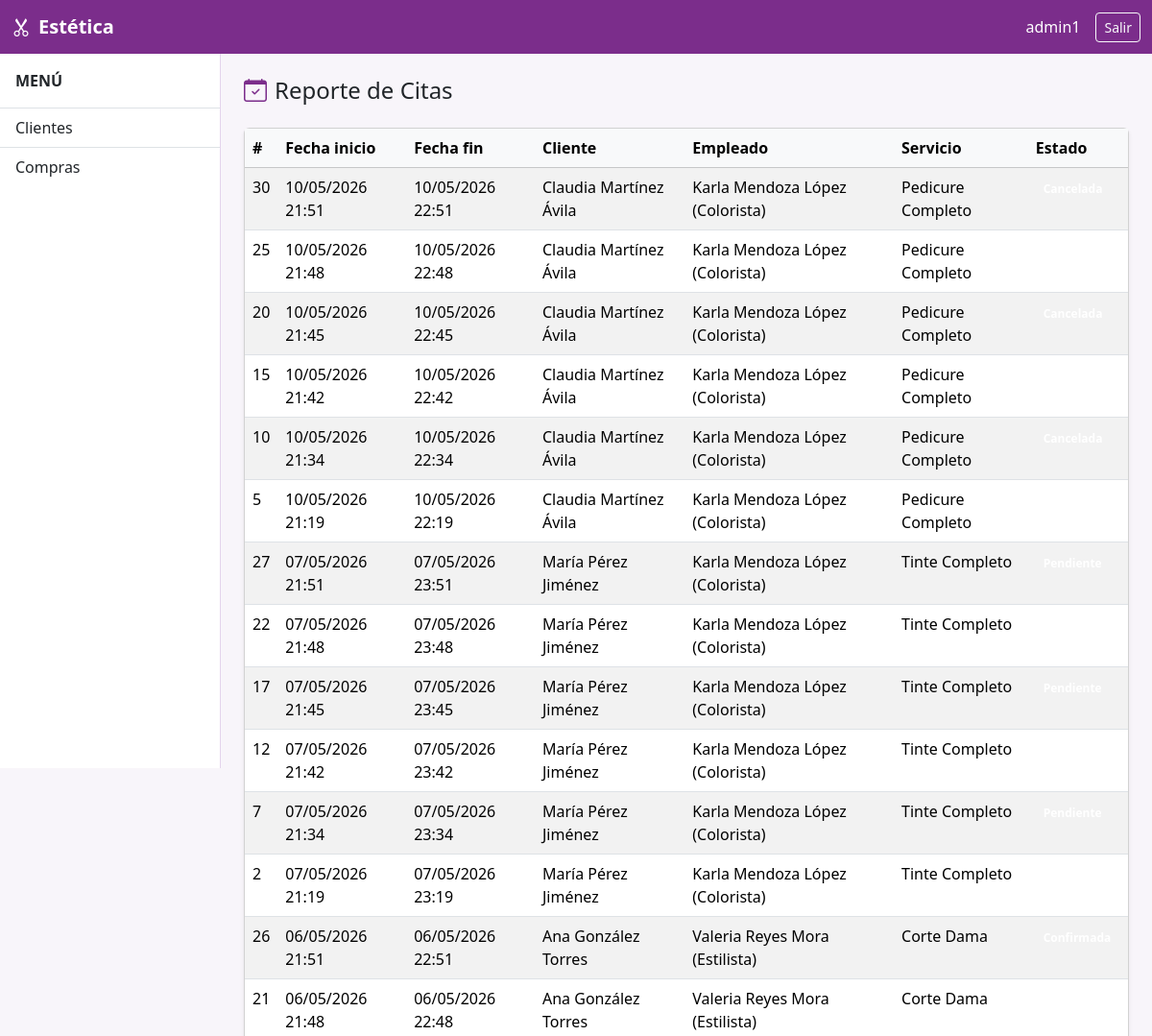
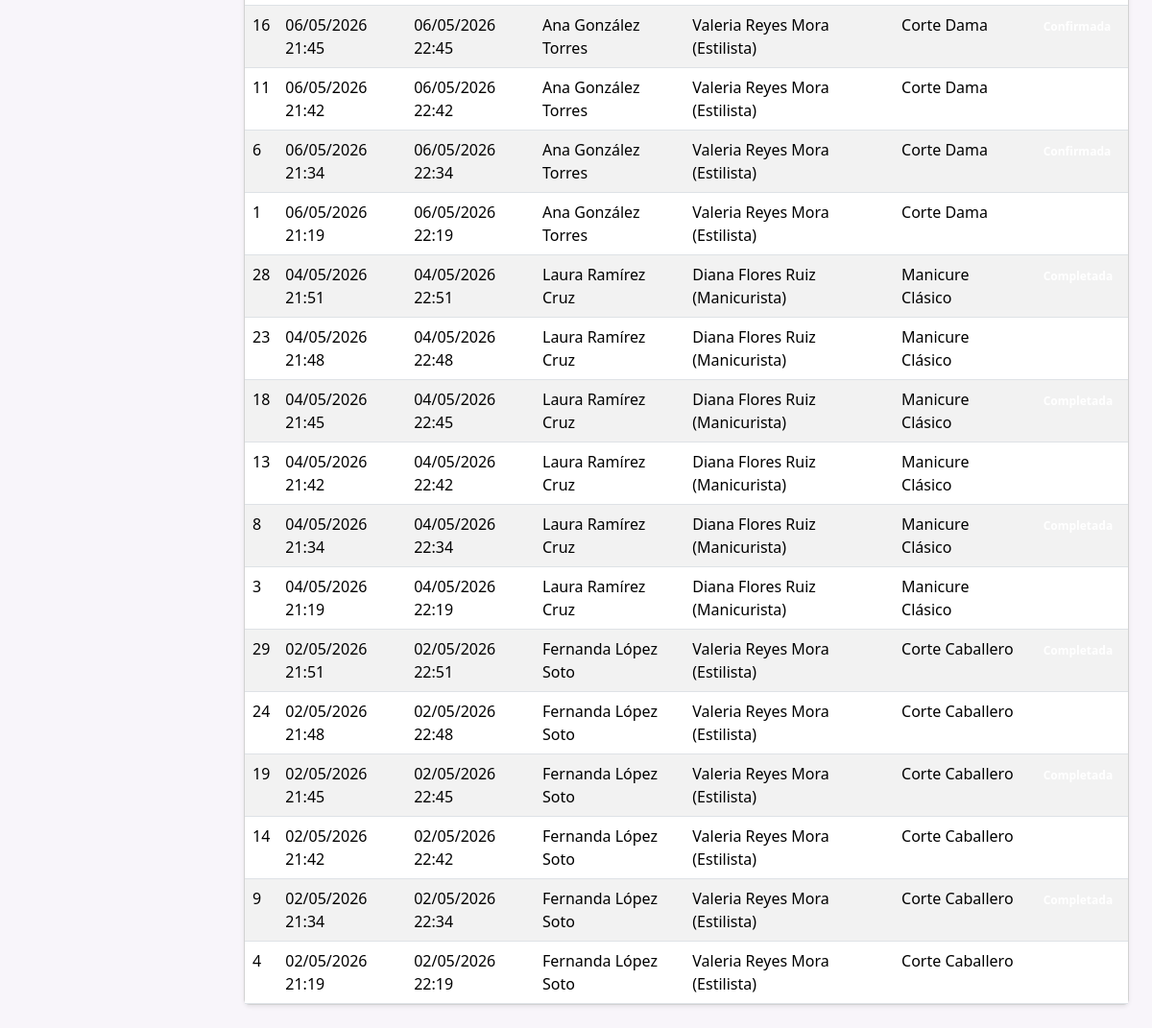
Page /reportes/citas/ (signed in) on the committed database (2 pictures, top to bottom).
### apps/operaciones/models.py (models this page shows, shortened)
class Cita(models.Model):
    ESTADO_CHOICES = [
        ('pendiente', 'Pendiente'),
        ('confirmada', 'Confirmada'),
        ('completada', 'Completada'),
        ('cancelada', 'Cancelada'),
    ]
    cliente = models.ForeignKey(Cliente, on_delete=models.CASCADE, related_name='citas')
    empleado = models.ForeignKey(Empleado, on_delete=models.CASCADE, related_name='citas')
    servicio = models.ForeignKey(Servicio, on_delete=models.CASCADE, related_name='citas')
    fecha_inicio = models.DateTimeField()
    fecha_fin = models.DateTimeField()
    duracion_horas = models.FloatField(default=1.0, verbose_name='Duración estimada (horas)')
    estado = models.CharField(max_length=20, choices=ESTADO_CHOICES, default='pendiente')
    activo = models.BooleanField(default=True)
    permitir_multiple = models.BooleanField(
        default=False,
        verbose_name='Permitir horario compartido',
        help_text='Marcar si el cliente necesita más de un servicio en este bloque'
    )
    class Meta:
        verbose_name = 'Cita'
        verbose_name_plural = 'Citas'
        ordering = ['-fecha_inicio']

### apps/clientes/models.py (models this page shows, shortened)
class Cliente(models.Model):
    nombre = models.CharField(max_length=50)
    telefono = models.CharField(max_length=50)
    email = models.CharField(max_length=100, blank=True)
    fecha_registro = models.DateTimeField(auto_now_add=True)
    activo = models.BooleanField(default=True)
    class Meta:
        verbose_name = 'Cliente'
        verbose_name_plural = 'Clientes'
        ordering = ['nombre']
    def __str__(self):
        return self.nombre

### apps/empleados/models.py (models this page shows, shortened)
class Empleado(models.Model):
    ROL_CHOICES = [
        ('estilista', 'Estilista'),
        ('colorista', 'Colorista'),
        ('manicurista', 'Manicurista'),
        ('recepcionista', 'Recepcionista'),
        ('gerente', 'Gerente'),
    ]
    nombre = models.CharField(max_length=50)
    telefono = models.CharField(max_length=50)
    rol = models.CharField(max_length=50, choices=ROL_CHOICES)
    fecha_ingreso = models.DateField()
    activo = models.BooleanField(default=True)
    class Meta:
        verbose_name = 'Empleado'
        verbose_name_plural = 'Empleados'
        ordering = ['nombre']
    def __str__(self):
        return f'{self.nombre} ({self.get_rol_display()})'

### apps/servicios/models.py (models this page shows, shortened)
class Servicio(models.Model):
    CATEGORIA_CHOICES = [
        ('corte', 'Corte'),
        ('color', 'Color'),
        ('tratamiento', 'Tratamiento'),
        ('unas', 'Uñas'),
        ('maquillaje', 'Maquillaje'),
    ]
    nombre = models.CharField(max_length=100)
    categoria = models.CharField(max_length=20, choices=CATEGORIA_CHOICES)
    precio_base = models.DecimalField(max_digits=8, decimal_places=2)
    activo = models.BooleanField(default=True)
    class Meta:
        verbose_name = 'Servicio'
        verbose_name_plural = 'Servicios'
        ordering = ['nombre']
    def __str__(self):
        return self.nombre

### apps/operaciones/views_reportes.py (the view)
@login_required
def reporte_citas(request):
    citas = Cita.objects.filter(activo=True).select_related('cliente', 'empleado', 'servicio').order_by('-fecha_inicio')
    return render(request, 'reportes/reporte_citas.html', {'citas': citas})

### templates/reportes/reporte_citas.html (shortened to what this page needs)
{% extends "base.html" %}
{% block content %}
<div class="d-flex justify-content-between align-items-center mb-4">
  <h4 class="mb-0"><i class="bi bi-calendar-check me-2" style="color:#7b2d8b"></i>Reporte de Citas</h4>
</div>
<div class="card shadow-sm">
  <div class="card-body p-0">
    <div class="table-responsive">
      <table class="table table-hover table-striped mb-0">
        <thead class="table-light">
          <tr>
            <th>#</th>
            <th>Fecha inicio</th>
            <th>Fecha fin</th>
            <th>Cliente</th>
            <th>Empleado</th>
            <th>Servicio</th>
            <th>Estado</th>
          </tr>
        </thead>
        <tbody>
          {% for cita in citas %}
          <tr>
            <td>{{ cita.pk }}</td>
            <td>{{ cita.fecha_inicio|date:"d/m/Y H:i" }}</td>
            <td>{{ cita.fecha_fin|date:"d/m/Y H:i" }}</td>
            <td>{{ cita.cliente }}</td>
            <td>{{ cita.empleado }}</td>
            <td>{{ cita.servicio }}</td>
            <td>
              <span class="badge badge-{{ cita.estado }}">{{ cita.get_estado_display }}</span>
            </td>
          </tr>
          {% empty %}
          <tr><td colspan="7" class="text-center text-muted py-4">No hay citas registradas.</td></tr>
          {% endfor %}
        </tbody>
      </table>
    </div>
  </div>
</div>
{% endblock %}

### templates/base.html (shortened to what this page needs)
<!DOCTYPE html>
<html lang="es">
<head>
  <link rel="stylesheet" href="https://cdn.jsdelivr.net/npm/bootstrap@5.3.3/dist/css/bootstrap.min.css">
  <link rel="stylesheet" href="https://cdn.jsdelivr.net/npm/bootstrap-icons@1.11.3/font/bootstrap-icons.min.css">
</head>
<body class="{% if user.is_authenticated %}logged-in{% endif %}">
<nav class="navbar navbar-estetica fixed-top">
  <div class="container-fluid">
    <a class="navbar-brand fw-bold" href="/"><i class="bi bi-scissors me-2"></i>Estética</a>
    {% if user.is_authenticated %}
    <div class="d-flex align-items-center gap-3">
      <span class="navbar-text">{{ user.username }}</span>
      <form method="post" action="/auth/logout/" class="m-0">
        {% csrf_token %}<button type="submit" class="btn btn-sm btn-outline-light">Salir</button>
      </form>
    </div>
    {% endif %}
  </div>
</nav>
{% if user.is_authenticated %}
<nav id="sidebar">
  <div class="p-3 fw-bold border-bottom">MENÚ</div>
  <div class="list-group list-group-flush">
    <a href="{% url 'clientes:list' %}" class="list-group-item list-group-item-action">Clientes</a>
    <a href="{% url 'operaciones:compra_list' %}" class="list-group-item list-group-item-action">Compras</a>
  </div>
</nav>
{% endif %}
<main id="main-content">
  {% block content %}{% endblock %}
</main>
</body>
</html>

### templates/base.html (style rules this page uses)
:root { --color-primary: #7b2d8b; --color-primary-dark: #5e2069; }
body { background-color: #f8f5fa; }
.navbar-estetica { background-color: var(--color-primary); }
.navbar-estetica .navbar-brand, .navbar-estetica .navbar-text { color: #fff !important; }
#sidebar { width: 230px; min-height: calc(100vh - 56px); background-color: #fff; border-right: 1px solid #e4d4ec; position: fixed; top: 56px; left: 0; z-index: 100; }
#main-content { margin-top: 56px; padding: 24px; min-height: calc(100vh - 56px); margin-left: 0; }
body.logged-in #main-content { margin-left: 230px; }

### rows in the picture
Cita: pk "30", fecha_inicio "10/05/2026 21:51", fecha_fin "10/05/2026 22:51", cliente "Claudia Martínez Ávila", empleado "Karla Mendoza López (Colorista)", servicio "Pedicure Completo"
Cita: pk "25", fecha_inicio "10/05/2026 21:48", fecha_fin "10/05/2026 22:48", cliente "Claudia Martínez Ávila", empleado "Karla Mendoza López (Colorista)", servicio "Pedicure Completo"
Cita: pk "20", fecha_inicio "10/05/2026 21:45", fecha_fin "10/05/2026 22:45", cliente "Claudia Martínez Ávila", empleado "Karla Mendoza López (Colorista)", servicio "Pedicure Completo"
Cita: pk "15", fecha_inicio "10/05/2026 21:42", fecha_fin "10/05/2026 22:42", cliente "Claudia Martínez Ávila", empleado "Karla Mendoza López (Colorista)", servicio "Pedicure Completo"
Cita: pk "10", fecha_inicio "10/05/2026 21:34", fecha_fin "10/05/2026 22:34", cliente "Claudia Martínez Ávila", empleado "Karla Mendoza López (Colorista)", servicio "Pedicure Completo"
Cita: pk "5", fecha_inicio "10/05/2026 21:19", fecha_fin "10/05/2026 22:19", cliente "Claudia Martínez Ávila", empleado "Karla Mendoza López (Colorista)", servicio "Pedicure Completo"
Cita: pk "27", fecha_inicio "07/05/2026 21:51", fecha_fin "07/05/2026 23:51", cliente "María Pérez Jiménez", empleado "Karla Mendoza López (Colorista)", servicio "Tinte Completo"
Cita: pk "22", fecha_inicio "07/05/2026 21:48", fecha_fin "07/05/2026 23:48", cliente "María Pérez Jiménez", empleado "Karla Mendoza López (Colorista)", servicio "Tinte Completo"
Cita: pk "17", fecha_inicio "07/05/2026 21:45", fecha_fin "07/05/2026 23:45", cliente "María Pérez Jiménez", empleado "Karla Mendoza López (Colorista)", servicio "Tinte Completo"
Cita: pk "12", fecha_inicio "07/05/2026 21:42", fecha_fin "07/05/2026 23:42", cliente "María Pérez Jiménez", empleado "Karla Mendoza López (Colorista)", servicio "Tinte Completo"
Cita: pk "7", fecha_inicio "07/05/2026 21:34", fecha_fin "07/05/2026 23:34", cliente "María Pérez Jiménez", empleado "Karla Mendoza López (Colorista)", servicio "Tinte Completo"
Cita: pk "2", fecha_inicio "07/05/2026 21:19", fecha_fin "07/05/2026 23:19", cliente "María Pérez Jiménez", empleado "Karla Mendoza López (Colorista)", servicio "Tinte Completo"
Cita: pk "26", fecha_inicio "06/05/2026 21:51", fecha_fin "06/05/2026 22:51", cliente "Ana González Torres", empleado "Valeria Reyes Mora (Estilista)", servicio "Corte Dama"
Cita: pk "21", fecha_inicio "06/05/2026 21:48", fecha_fin "06/05/2026 22:48", cliente "Ana González Torres", empleado "Valeria Reyes Mora (Estilista)", servicio "Corte Dama"
Cita: pk "16", fecha_inicio "06/05/2026 21:45", fecha_fin "06/05/2026 22:45", cliente "Ana González Torres", empleado "Valeria Reyes Mora (Estilista)", servicio "Corte Dama"
Cita: pk "11", fecha_inicio "06/05/2026 21:42", fecha_fin "06/05/2026 22:42", cliente "Ana González Torres", empleado "Valeria Reyes Mora (Estilista)", servicio "Corte Dama"
Cita: pk "6", fecha_inicio "06/05/2026 21:34", fecha_fin "06/05/2026 22:34", cliente "Ana González Torres", empleado "Valeria Reyes Mora (Estilista)", servicio "Corte Dama"
Cita: pk "1", fecha_inicio "06/05/2026 21:19", fecha_fin "06/05/2026 22:19", cliente "Ana González Torres", empleado "Valeria Reyes Mora (Estilista)", servicio "Corte Dama"
Cita: pk "28", fecha_inicio "04/05/2026 21:51", fecha_fin "04/05/2026 22:51", cliente "Laura Ramírez Cruz", empleado "Diana Flores Ruiz (Manicurista)", servicio "Manicure Clásico"
Cita: pk "23", fecha_inicio "04/05/2026 21:48", fecha_fin "04/05/2026 22:48", cliente "Laura Ramírez Cruz", empleado "Diana Flores Ruiz (Manicurista)", servicio "Manicure Clásico"
Cita: pk "18", fecha_inicio "04/05/2026 21:45", fecha_fin "04/05/2026 22:45", cliente "Laura Ramírez Cruz", empleado "Diana Flores Ruiz (Manicurista)", servicio "Manicure Clásico"
Cita: pk "13", fecha_inicio "04/05/2026 21:42", fecha_fin "04/05/2026 22:42", cliente "Laura Ramírez Cruz", empleado "Diana Flores Ruiz (Manicurista)", servicio "Manicure Clásico"
Cita: pk "8", fecha_inicio "04/05/2026 21:34", fecha_fin "04/05/2026 22:34", cliente "Laura Ramírez Cruz", empleado "Diana Flores Ruiz (Manicurista)", servicio "Manicure Clásico"
Cita: pk "3", fecha_inicio "04/05/2026 21:19", fecha_fin "04/05/2026 22:19", cliente "Laura Ramírez Cruz", empleado "Diana Flores Ruiz (Manicurista)", servicio "Manicure Clásico"
Cita: pk "29", fecha_inicio "02/05/2026 21:51", fecha_fin "02/05/2026 22:51", cliente "Fernanda López Soto", empleado "Valeria Reyes Mora (Estilista)", servicio "Corte Caballero"
Cita: pk "24", fecha_inicio "02/05/2026 21:48", fecha_fin "02/05/2026 22:48", cliente "Fernanda López Soto", empleado "Valeria Reyes Mora (Estilista)", servicio "Corte Caballero"
Cita: pk "19", fecha_inicio "02/05/2026 21:45", fecha_fin "02/05/2026 22:45", cliente "Fernanda López Soto", empleado "Valeria Reyes Mora (Estilista)", servicio "Corte Caballero"
Cita: pk "14", fecha_inicio "02/05/2026 21:42", fecha_fin "02/05/2026 22:42", cliente "Fernanda López Soto", empleado "Valeria Reyes Mora (Estilista)", servicio "Corte Caballero"
Cita: pk "9", fecha_inicio "02/05/2026 21:34", fecha_fin "02/05/2026 22:34", cliente "Fernanda López Soto", empleado "Valeria Reyes Mora (Estilista)", servicio "Corte Caballero"
Cita: pk "4", fecha_inicio "02/05/2026 21:19", fecha_fin "02/05/2026 22:19", cliente "Fernanda López Soto", empleado "Valeria Reyes Mora (Estilista)", servicio "Corte Caballero"

### other values in the picture
{{ user.username }} "admin1"
